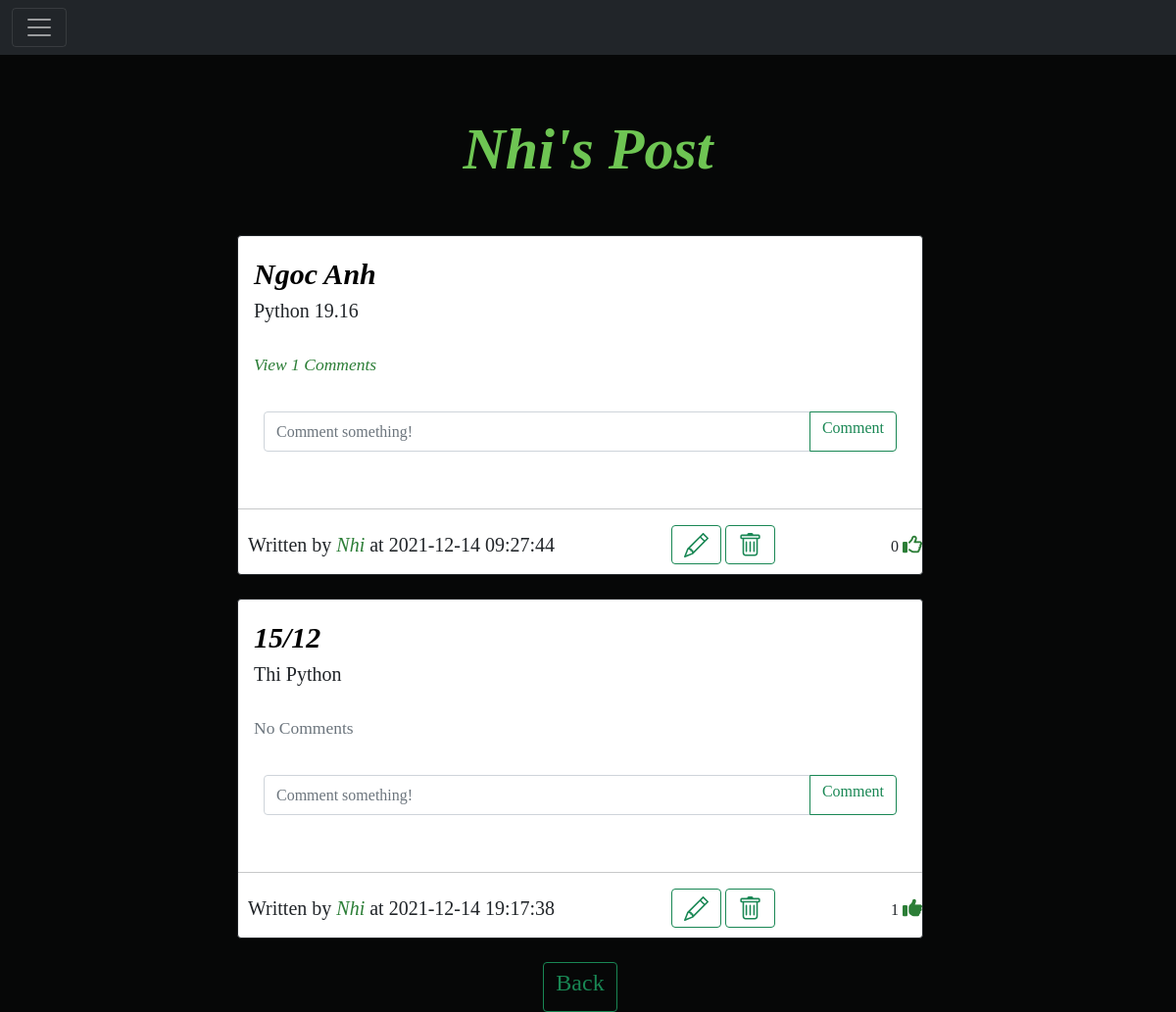
Screenshot of /posts/Nhi (signed in) with the database file from the repository.
### Website/models.py (models this page shows)
class User(db.Model, UserMixin):
    id = db.Column(db.Integer, primary_key=True)
    email = db.Column(db.String(150), unique=True)
    username = db.Column(db.String(150), unique=True)
    password = db.Column(db.String(150))
    date_created = db.Column(db.DateTime(timezone=True), default=func.now())
    posts = db.relationship('Post', backref='user', passive_deletes=True)
    comments = db.relationship('Comment', backref='user', passive_deletes=True)
    likes = db.relationship('Like', backref='user', passive_deletes=True)
    followed = db.relationship('Follow', foreign_keys=[Follow.follower_id], backref=db.backref('follower', lazy='joined'), lazy=True, cascade='all, delete-orphan')
    followers = db.relationship('Follow', foreign_keys=[Follow.followed_id], backref=db.backref('followed', lazy='joined'), lazy=True, cascade='all, delete-orphan')

class Post(db.Model):
    id = db.Column(db.Integer, primary_key=True)
    title = db.Column(db.Text, nullable=False)
    text = db.Column(db.Text, nullable=False)
    date_created = db.Column(db.DateTime(timezone=True), default=func.now())
    author = db.Column(db.Integer, db.ForeignKey(
        'user.id', ondelete="CASCADE"), nullable=False)
    comments = db.relationship('Comment', backref='post', passive_deletes=True)
    likes = db.relationship('Like', backref='post', passive_deletes=True)

### Website/views.py (the view)
@views.route("/posts/<username>")
@login_required
def posts(username):
    user = User.query.filter_by(username=username).first()
    if not user:
        return redirect(url_for('views.home'))
    posts = user.posts
    return render_template("posts.html", user=current_user, posts=posts, username=username)

### Website/__init__.py (called while the page is built)
def create_app():
    app = Flask(__name__)
    app.config['SECRET_KEY'] = "helloworld"
    app.config['SQLALCHEMY_DATABASE_URI'] = f'sqlite:///{DB_NAME}'
    db.init_app(app)
    from .views import views
    from .auth import auth
    app.register_blueprint(views, url_prefix="/")
    app.register_blueprint(auth, url_prefix="/")
    from .models import User, Post, Comment,Like,Follow
    create_database(app)
    login_manager = LoginManager()
    login_manager.login_view = "auth.login"
    login_manager.init_app(app)
    @login_manager.user_loader
    def load_user(id):
        return User.query.get(int(id))
    return app

### Website/templates/posts.html (shortened to what this page needs)
{% extends "posts_div.html" %}
 {% block header %} {{username}}'s Post {% endblock %}
 {% block footer %}
    <div align="center">
      <a href="/home">
          <button type="button" class="btn btn-outline-success"><h4>Back</h4></button>
        </a>
    </div>
    {% endblock %}

### Website/templates/posts_div.html (shortened to what this page needs)
{% extends "base.html" %} {% block title %}Home{% endblock %}
{% block content%}
  <h1 align="center">{% block header %}Posts{% endblock %}</h1>
  <br>
  <div  class="posts">
    {% for post in posts %}
    <div class="card border-dark">
      <div class="card-body">
        <div class="card-text">
          <a class="post-title" href="/post/{{post.id}}">{{post.title}}</a>
          <p class="post-test">{{post.text}}</p>
        </div>
        <br />
        <p class="card-text">
          {% if post.comments|length > 0 %}
          <a data-bs-toggle="collapse" href="#comments-{{post.id}}" role="button">
            <small>View {{post.comments|length}} Comments</small>
          </a>
          {% else %}
          <small class="text-muted">No Comments</small>
          {% endif %}
        </p>
        <br>
        <form
          class="input-group mb-3"
          method="POST"
          action="/create-comment/{{post.id}}"
        >
          <input
            type="text"
            id="text"
            name="text"
            class="form-control"
            placeholder="Comment something!"
          />
          <button class="btn btn-outline-success" type="submit"><h6>Comment</h6></button>
        </form>
      </div>
      <hr>
      <div class="item">
        <div class="d-flex align-items-center justify-content-between">
          <p>Written by <a list-style = "none" class="" href="/profile/{{post.user.username}}"> {{post.user.username}}</a> at {{post.date_created}}</p>
          <div>
            {% if user.id == post.author %}
            <a class="btn btn-outline-success" data-toggle="collapse" href="/edit-post/{{post.id}}" class="dropdown-item"
            ></a>
              <a class="btn btn-outline-success" data-toggle="collapse" href="/delete-post/{{post.id}}" class="dropdown-item"
              ></a>
            {% endif %}
          </div>
          <div>
            {{ post.likes|length }}
              {% if user.id in post.likes|map(attribute="author")|list %}
              <a href="/like-post/{{post.id}}">
              <i class="fas fa-thumbs-up"></i>
            </a>
              {% else %}
              <a href="/like-post/{{post.id}}">
                <i class="far fa-thumbs-up"></i>
               </a>
              {% endif %}
            </div>
    </div>
    </div>
      </div>
    <br/>
    {% endfor %}
    {% block footer %}
  {% endblock %}
  </div>
   {% endblock %}

### Website/static/main.css (style rules this page uses)
body { font-family: 'Times New Roman', Times, serif; background-color: rgb(6, 7, 7) ; background-position: center; background-size:cover; background-repeat: no-repeat; }
h1 { margin-top: 40px; padding: 20px; font-size: 60px; font-style: italic; font-weight: bold; color: rgb(110, 197, 83); }
form { padding: 10px; }
input { font-size: 20px; }
a { text-decoration: none; font-size: 20px; font-style: italic; color: rgb(44, 126, 55); }
p { padding-bottom: 0px; font-size: 20px; margin-bottom: 0px; }
input { font-size: 30px; }
.post-title { font-size: 30px; font-style: oblique; font-weight: bolder; color: black; }
.post-test { font-size: 20px; font-weight: lighter; }
.posts { width: 700px; height: 500px; margin-left: 200px; }
.item { padding-left: 10px; padding-bottom: 10px; }

### rows the page displays
User: username "Nhi"
Post: title "Ngoc Anh", text "Python 19.16", comments|length "1", user.username "Nhi", date_created "2021-12-14 09:27:44", likes|length "0"
Post: title "15/12", text "Thi Python", shows "No Comments", user.username "Nhi", date_created "2021-12-14 19:17:38", likes|length "1"
